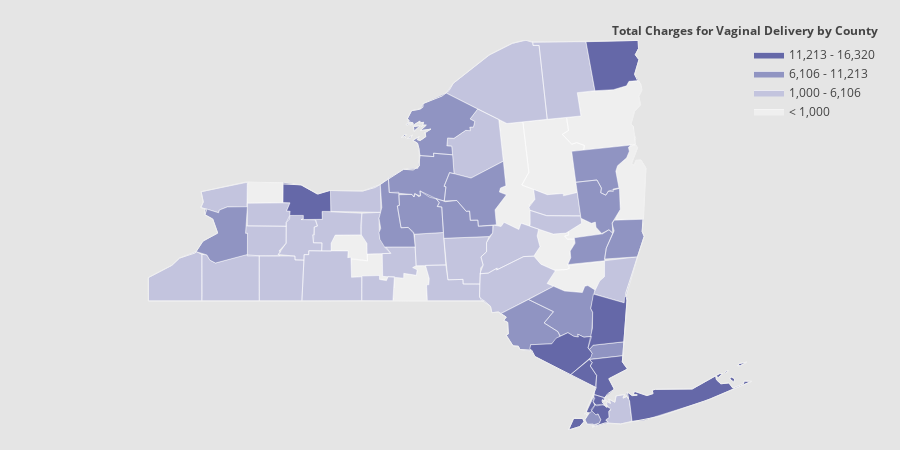

Write notebook code for a chart like this one.
### Code cell
values = de_county['total_charges'].tolist()
endpts = list(np.mgrid[min(values)+1000:max(values):4j])
colorscale = [  
    'rgb(239,239,239)',
    'rgb(195, 196, 222)',
    'rgb(144,148,194)',
    'rgb(101,104,168)',
    'rgb(65, 53, 132)'
]
fig = ff.create_choropleth(
    fips=de_county['fips'], values=de_county['total_charges'], scope=['New York'], show_state_data=True,
    colorscale=colorscale, binning_endpoints=endpts, round_legend_values=True,
    plot_bgcolor='rgb(229,229,229)',
    paper_bgcolor='rgb(229,229,229)',
    legend_title='Total Charges for Vaginal Delivery by County',
    county_outline={'color': 'rgb(255,255,255)', 'width': 0.5}
)
fig.layout.template = None
fig.show()

### Figure 1 — Plotly figure (JSON) as saved in the notebook; plotly's stock layout.template omitted (floating-point values rounded to 4 significant figures; data arrays with more than 128 entries replaced by an {"elided": "..."} marker saying what was removed)
{"data": [{"fill": "toself", "fillcolor": "rgb(239,239,239)", "hoverinfo": "none", "line": {"color": "rgb(255,255,255)", "width": 0.5}, "mode": "lines", "name": "< 1,000", "type": "scatter", "x": {"elided": "173 float values"}, "y": {"elided": "173 float values"}}, {"fill": "toself", "fillcolor": "rgb(195, 196, 222)", "hoverinfo": "none", "line": {"color": "rgb(255,255,255)", "width": 0.5}, "mode": "lines", "name": "1,000 - 6,106", "type": "scatter", "x": {"elided": "322 float values"}, "y": {"elided": "322 float values"}}, {"fill": "toself", "fillcolor": "rgb(144,148,194)", "hoverinfo": "none", "line": {"color": "rgb(255,255,255)", "width": 0.5}, "mode": "lines", "name": "6,106 - 11,213", "type": "scatter", "x": {"elided": "322 float values"}, "y": {"elided": "322 float values"}}, {"fill": "toself", "fillcolor": "rgb(101,104,168)", "hoverinfo": "none", "line": {"color": "rgb(255,255,255)", "width": 0.5}, "mode": "lines", "name": "11,213 - 16,320", "type": "scatter", "x": {"elided": "218 float values"}, "y": {"elided": "218 float values"}}, {"fill": "toself", "fillcolor": "rgb(65, 53, 132)", "hoverinfo": "none", "line": {"color": "rgb(255,255,255)", "width": 0.5}, "mode": "lines", "name": "> 16,320", "type": "scatter", "x": [], "y": []}, {"hoverinfo": "text", "legendgroup": "centroids", "marker": {"color": "white", "opacity": 0}, "mode": "markers", "name": "US Counties", "selected": {"marker": {"color": "white", "opacity": 1, "size": 3}}, "showlegend": false, "text": ["County: Westchester<br>State: New York<br>FIPS: 36119<br>Value: 11725.126944011074", "County: Westchester<br>State: New York<br>FIPS: 36119<br>Value: 11725.126944011074", "County: Suffolk<br>State: New York<br>FIPS: 36103<br>Value: 15624.102284838595", "County: Suffolk<br>State: New York<br>FIPS: 36103<br>Value: 15624.102284838595", "County: Suffolk<br>State: New York<br>FIPS: 36103<br>Value: 15624.102284838595", "County: Suffolk<br>State: New York<br>FIPS: 36103<br>Value: 15624.102284838595", "County: Richmond<br>State: New York<br>FIPS: 36085<br>Value: 12605.589970760291", "County: Richmond<br>State: New York<br>FIPS: 36085<br>Value: 12605.589970760291", "County: New York<br>State: New York<br>FIPS: 36061<br>Value: 16320.021726483523", "County: New York<br>State: New York<br>FIPS: 36061<br>Value: 16320.021726483523", "County: New York<br>State: New York<br>FIPS: 36061<br>Value: 16320.021726483523", "County: New York<br>State: New York<br>FIPS: 36061<br>Value: 16320.021726483523", "County: New York<br>State: New York<br>FIPS: 36061<br>Value: 16320.021726483523", "County: New York<br>State: New York<br>FIPS: 36061<br>Value: 16320.021726483523", "County: New York<br>State: New York<br>FIPS: 36061<br>Value: 16320.021726483523", "County: Nassau<br>State: New York<br>FIPS: 36059<br>Value: 4540.64034810127", "County: Nassau<br>State: New York<br>FIPS: 36059<br>Value: 4540.64034810127", "County: Jefferson<br>State: New York<br>FIPS: 36045<br>Value: 6271.7449968493975", "County: Jefferson<br>State: New York<br>FIPS: 36045<br>Value: 6271.7449968493975", "County: Jefferson<br>State: New York<br>FIPS: 36045<br>Value: 6271.7449968493975", "County: Jefferson<br>State: New York<br>FIPS: 36045<br>Value: 6271.7449968493975", "County: Jefferson<br>State: New York<br>FIPS: 36045<br>Value: 6271.7449968493975", "County: Jefferson<br>State: New York<br>FIPS: 36045<br>Value: 6271.7449968493975", "County: Jefferson<br>State: New York<br>FIPS: 36045<br>Value: 6271.7449968493975", "County: Jefferson<br>State: New York<br>FIPS: 36045<br>Value: 6271.7449968493975", "County: Jefferson<br>State: New York<br>FIPS: 36045<br>Value: 6271.7449968493975", "County: Bronx<br>State: New York<br>FIPS: 36005<br>Value: 15310.417410086011", "County: Bronx<br>State: New York<br>FIPS: 36005<br>Value: 15310.417410086011", "County: Albany<br>State: New York<br>FIPS: 36001<br>Value: 10061.396612456781", "County: Allegany<br>State: New York<br>FIPS: 36003<br>Value: 5022.8003355704695", "County: Broome<br>State: New York<br>FIPS: 36007<br>Value: 4411.703302107729", "County: Cattaraugus<br>State: New York<br>FIPS: 36009<br>Value: 3427.189999999996", "County: Cayuga<br>State: New York<br>FIPS: 36011<br>Value: 7952.265127388541", "County: Chautauqua<br>State: New York<br>FIPS: 36013<br>Value: 3738.556480446929", "County: Chemung<br>State: New York<br>FIPS: 36015<br>Value: 5562.121278721278", "County: Chenango<br>State: New York<br>FIPS: 36017<br>Value: 4711.1279411764735", "County: Clinton<br>State: New York<br>FIPS: 36019<br>Value: 11227.584653465348", "County: Columbia<br>State: New York<br>FIPS: 36021<br>Value: 5637.685397923875", "County: Cortland<br>State: New York<br>FIPS: 36023<br>Value: 5559.2407348242805", "County: Delaware<br>State: New York<br>FIPS: 36025<br>Value: 5149.0", "County: Dutchess<br>State: New York<br>FIPS: 36027<br>Value: 12519.401686135107", "County: Erie<br>State: New York<br>FIPS: 36029<br>Value: 7127.261330478188", "County: Essex<br>State: New York<br>FIPS: 36031<br>Value: 0.0", "County: Franklin<br>State: New York<br>FIPS: 36033<br>Value: 4983.068406779662", "County: Fulton<br>State: New York<br>FIPS: 36035<br>Value: 6092.586637168143", "County: Genesee<br>State: New York<br>FIPS: 36037<br>Value: 5742.176065934057", "County: Greene<br>State: New York<br>FIPS: 36039<br>Value: 0.0", "County: Hamilton<br>State: New York<br>FIPS: 36041<br>Value: 0.0", "County: Herkimer<br>State: New York<br>FIPS: 36043<br>Value: 0.0", "County: Kings<br>State: New York<br>FIPS: 36047<br>Value: 10921.948867556217", "County: Lewis<br>State: New York<br>FIPS: 36049<br>Value: 4122.964413145542", "County: Livingston<br>State: New York<br>FIPS: 36051<br>Value: 4566.3360344827615", "County: Madison<br>State: New York<br>FIPS: 36053<br>Value: 6252.704469273738", "County: Monroe<br>State: New York<br>FIPS: 36055<br>Value: 15135.549370167791", "County: Montgomery<br>State: New York<br>FIPS: 36057<br>Value: 5954.477454851507", "County: Niagara<br>State: New York<br>FIPS: 36063<br>Value: 3969.3736497544974", "County: Oneida<br>State: New York<br>FIPS: 36065<br>Value: 6327.37347473488", "County: Onondaga<br>State: New York<br>FIPS: 36067<br>Value: 7683.914171527307", "County: Ontario<br>State: New York<br>FIPS: 36069<br>Value: 4179.629079754608", "County: Orange<br>State: New York<br>FIPS: 36071<br>Value: 15538.21927174975", "County: Orleans<br>State: New York<br>FIPS: 36073<br>Value: 0.0", "County: Oswego<br>State: New York<br>FIPS: 36075<br>Value: 6330.353280542982", "County: Otsego<br>State: New York<br>FIPS: 36077<br>Value: 5779.126840826245", "County: Putnam<br>State: New York<br>FIPS: 36079<br>Value: 9007.68735632184", "County: Queens<br>State: New York<br>FIPS: 36081<br>Value: 13395.227490961901", "County: Rensselaer<br>State: New York<br>FIPS: 36083<br>Value: 6174.125115681241", "County: Rockland<br>State: New York<br>FIPS: 36087<br>Value: 15611.379146036146", "County: St. Lawrence<br>State: New York<br>FIPS: 36089<br>Value: 4803.955980392158", "County: Saratoga<br>State: New York<br>FIPS: 36091<br>Value: 7552.613980942291", "County: Schenectady<br>State: New York<br>FIPS: 36093<br>Value: 0.0", "County: Schoharie<br>State: New York<br>FIPS: 36095<br>Value: 0.0", "County: Schuyler<br>State: New York<br>FIPS: 36097<br>Value: 0.0", "County: Seneca<br>State: New York<br>FIPS: 36099<br>Value: 5104.041509769097", "County: Steuben<br>State: New York<br>FIPS: 36101<br>Value: 3718.38559652929", "County: Sullivan<br>State: New York<br>FIPS: 36105<br>Value: 10168.921763392851", "County: Tioga<br>State: New York<br>FIPS: 36107<br>Value: 0.0", "County: Tompkins<br>State: New York<br>FIPS: 36109<br>Value: 3863.8989599999964", "County: Ulster<br>State: New York<br>FIPS: 36111<br>Value: 8874.206077738516", "County: Warren<br>State: New York<br>FIPS: 36113<br>Value: 6817.279273927406", "County: Washington<br>State: New York<br>FIPS: 36115<br>Value: 0.0", "County: Wayne<br>State: New York<br>FIPS: 36117<br>Value: 6072.460823970038", "County: Wyoming<br>State: New York<br>FIPS: 36121<br>Value: 3252.4466206896554", "County: Yates<br>State: New York<br>FIPS: 36123<br>Value: 0.0"], "type": "scatter", "unselected": {"marker": {"opacity": 0}}, "x": [[-73.77], [-73.76], [-71.99], [-72.11], [-72.19], [-72.85], [-74.16], [-74.15], [-74.0], [-74.0], [-74.0], [-74.01], [-73.97], [-74.02], [-74.04], [-73.49], [-73.59], [-76.14], [-76.18], [-76.33], [-76.33], [-75.92], [-76.37], [-76.36], [-76.4], [-76.41], [-73.77], [-73.87], -73.97, -78.03, -75.82, -78.68, -76.55, -79.37, -76.76, -75.61, -73.68, -73.63, -76.07, -74.97, -73.74, -78.73, -73.77, -74.3, -74.42, -78.19, -74.12, -74.5, -74.96, -73.94, -75.45, -77.78, -75.67, -77.7, -74.44, -78.75, -75.44, -76.19, -77.3, -74.31, -78.23, -76.14, -75.03, -73.75, -73.82, -73.51, -74.02, -75.07, -73.86, -74.06, -74.44, -76.88, -76.82, -77.38, -74.77, -76.31, -76.47, -74.26, -73.85, -73.43, -77.03, -78.22, -77.11], "y": [[40.88], [41.16], [41.27], [41.09], [41.18], [40.87], [40.64], [40.58], [40.7], [40.7], [40.69], [40.69], [40.78], [40.69], [40.69], [40.92], [40.73], [43.94], [44.02], [44.04], [43.89], [44.05], [43.88], [44.04], [43.89], [43.91], [40.85], [40.85], 42.6, 42.26, 42.16, 42.25, 42.92, 42.23, 42.14, 42.49, 44.75, 42.25, 42.6, 42.2, 41.77, 42.76, 44.12, 44.59, 43.11, 43.0, 42.28, 43.66, 43.42, 40.64, 43.78, 42.73, 42.91, 43.15, 42.9, 43.2, 43.24, 43.01, 42.85, 41.4, 43.25, 43.43, 42.63, 41.43, 40.7, 42.71, 41.15, 44.5, 43.11, 42.82, 42.59, 42.39, 42.78, 42.27, 41.72, 42.17, 42.45, 41.89, 43.56, 43.31, 43.16, 42.7, 42.63]}, {"hoverinfo": "text", "legendgroup": "States", "line": {"color": "rgb(240, 240, 240)", "width": 1}, "mode": "lines", "showlegend": false, "type": "scatter", "x": {"elided": "251 float values"}, "y": {"elided": "251 float values"}}], "layout": {"annotations": [{"showarrow": false, "text": "<b>Total Charges for Vaginal Delivery by County</b>", "x": 1, "xanchor": "right", "xref": "paper", "y": 1.05, "yref": "paper"}], "dragmode": "select", "height": 450, "hovermode": "closest", "legend": {"traceorder": "reversed", "x": 1, "xanchor": "right", "y": 1, "yanchor": "top"}, "margin": {"b": 20, "l": 20, "r": 20, "t": 40}, "paper_bgcolor": "rgb(229,229,229)", "plot_bgcolor": "rgb(229,229,229)", "width": 900, "xaxis": {"autorange": false, "fixedrange": true, "range": [-81.44, -70.17], "showgrid": false, "showticklabels": false, "zeroline": false}, "yaxis": {"autorange": false, "fixedrange": true, "range": [40.51, 45.02], "showgrid": false, "showticklabels": false, "zeroline": false}}}
